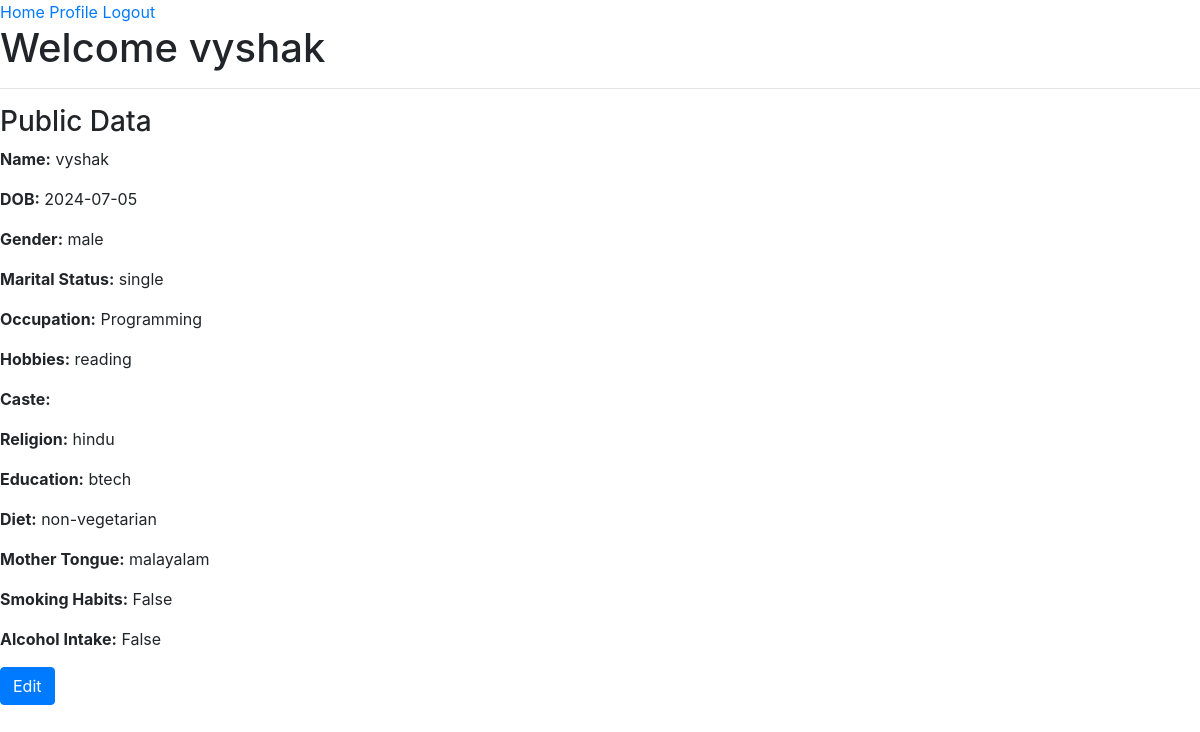
Screenshot of /profile (signed in) with the database file from the repository.
### app/models.py (models this page shows, shortened)
class User(db.Model, UserMixin):
    id = db.Column(db.Integer)
    username = db.Column(db.String(64), index=True, unique=True)
    uid = db.Column(db.String(64), unique=True, nullable=False, primary_key=True)
    password_hash = db.Column(db.String(128),nullable=False)
    role = db.Column(db.String(64), default='admin')
    status = db.Column(db.Boolean, default=False)
    note = db.Column(db.String(1024), default='None', nullable=True)
    is_logged_in = db.Column(db.Boolean, default=False)  # Add this line
    images = db.relationship('Image', backref='user', lazy=True)
    public_info = db.relationship('PublicInfo', backref='user', uselist=False)

class PublicInfo(db.Model):
    id = db.Column(db.Integer, primary_key=True)
    user_uid = db.Column(db.String(64), db.ForeignKey('user.uid'), nullable=False)
    name = db.Column(db.String(100), nullable=False) #split
    dob = db.Column(db.Date, nullable=False)
    gender = db.Column(db.String(10), nullable=False)
    marital_status = db.Column(db.String(20), nullable=False)
    occupation = db.Column(db.String(100))
    hobbies = db.Column(db.String(255))
    caste = db.Column(db.String(50))
    religion = db.Column(db.String(50))
    education = db.Column(db.String(100))
    diet = db.Column(db.String(20), nullable=False)
    mother_tongue = db.Column(db.String(50))
    smoking_habits = db.Column(db.Boolean, nullable=False)
    alcohol_intake = db.Column(db.Boolean, nullable=False)

### app/routes/main.py (the view)
@main.route('/profile')
def profile():
    form = PublicInfoForm()
    if current_user.is_authenticated:
        return render_template('main/profile.html', form=form)
    return redirect(url_for('main.index'))

### app/__init__.py (called while the page is built)
@login_manager.user_loader
def load_user(uid):
    return User.query.get(uid)

### app/templates/main/profile.html (shortened to what this page needs)
{% extends 'main/base.html' %}
{% block content %}
<h1>Welcome {{ current_user.username }}</h1>
<hr>
<h3>Public Data</h3>
<p><strong>Name:</strong> {{ current_user.public_info.name }}</p>
<p><strong>DOB:</strong> {{ current_user.public_info.dob }}</p>
<p><strong>Gender:</strong> {{ current_user.public_info.gender }}</p>
<p><strong>Marital Status:</strong> {{ current_user.public_info.marital_status }}</p>
<p><strong>Occupation:</strong> {{ current_user.public_info.occupation }}</p>
<p><strong>Hobbies:</strong> {{ current_user.public_info.hobbies }}</p>
<p><strong>Caste:</strong> {{ current_user.public_info.caste }}</p>
<p><strong>Religion:</strong> {{ current_user.public_info.religion }}</p>
<p><strong>Education:</strong> {{ current_user.public_info.education }}</p>
<p><strong>Diet:</strong> {{ current_user.public_info.diet }}</p>
<p><strong>Mother Tongue:</strong> {{ current_user.public_info.mother_tongue }}</p>
<p><strong>Smoking Habits:</strong> {{ current_user.public_info.smoking_habits }}</p>
<p><strong>Alcohol Intake:</strong> {{ current_user.public_info.alcohol_intake }}</p>
<button type="button" class="btn btn-primary" data-toggle="modal" data-target="#editModal">Edit</button>
{% endblock %}

### rows the page displays
User: username "vyshak"
PublicInfo: public_info.name "vyshak", public_info.dob "2024-07-05", public_info.gender "male", public_info.marital_status "single", public_info.occupation "Programming", public_info.hobbies "reading", public_info.religion "hindu", public_info.education "btech", public_info.diet "non-vegetarian", public_info.mother_tongue "malayalam", public_info.smoking_habits "False", public_info.alcohol_intake "False"
